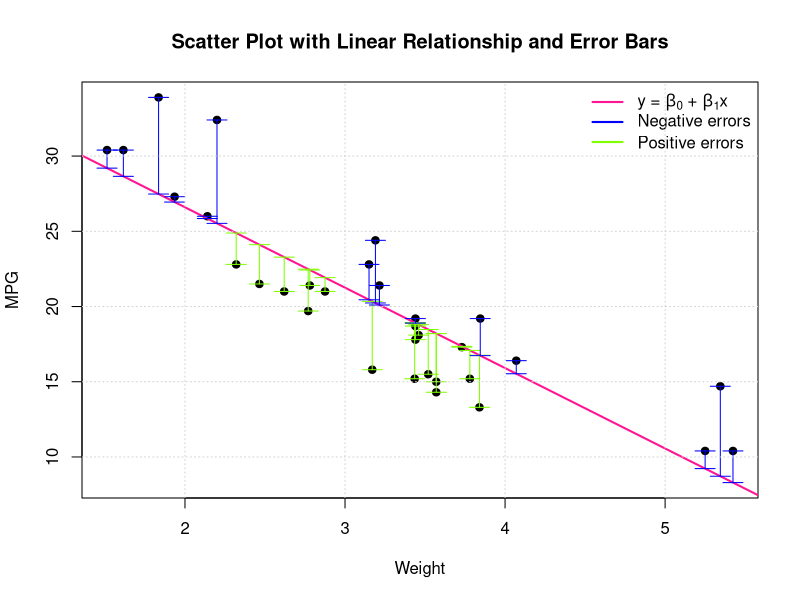

R code for this plot:
## ---- chunk 1
knitr::opts_chunk$set(echo = T, warning = F, message = F)
## ---- chunk 2

# Set seed for reproducibility
set.seed(123)

# Generate data for x
x <- mtcars$wt #seq(1, 20, by = 1)

# Generate corresponding y values with a linear relationship and added noise (error)
y <- mtcars$mpg #2 * x + rnorm(length(x), mean = 0, sd = 5)

# Calculate the fitted values from the linear regression model
model <- lm(y ~ x)
fitted_values <- model$fitted.values

# Calculate errors (residuals)
errors <- y - fitted_values

# Plot scatter plot with linear relationship and errors
plot(x, y, main = "Scatter Plot with Linear Relationship and Error Bars",
     xlab = "Weight", ylab = "MPG", pch = 19, col = "black", ylim = c(min(y, fitted_values), max(y, fitted_values)   )  )

# Add the linear regression line
abline(model, col = "deeppink", lwd = 2)

# Add vertical error bars to represent the residuals
iii = errors < 0
arrows(x[iii], fitted_values[iii], x[iii], y[iii], angle = 90, code = 3, length = 0.1, col = "chartreuse1")


# Add vertical error bars to represent the residuals
iii = errors > 0
arrows(x[iii], fitted_values[iii], x[iii], y[iii], angle = 90, code = 3, length = 0.1, col = "blue")


legend("topright", legend = c(expression(paste("y = ", beta[0], " + ", beta[1], "x")), "Negative errors", "Positive errors"),
       col = c("deeppink", "blue", "chartreuse1"), lwd = 2, pch = c(NA, NA, NA), bty = "n", lty = 1, seg.len = 2)

# Add grid for better visualization
grid()



## ---- chunk 3
# Install the kableExtra package if you haven't already
# install.packages("kableExtra")

# Load necessary libraries
library(knitr)
library(kableExtra)

# Create the data frame (using the modified numbers from the previous example)
mortgage_data <- data.frame(
  Year = c(2009:2024),
  `Interest Rate (%)` = c(10.20, 10.10, 9.90, 9.10, 8.30, 7.20, 8.20, 7.80, 7.50, 7.50, 6.80, 7.30, 8.00, 6.90, 6.40, 5.70),
  `Median Home Price` = c(185000, 184500, 176000, 174000, 173500, 174000, 173500, 170500, 175000, 178000, 188500, 204500, 232000, 260000, 310500, 331000)
)

# Create the kable table with scroll box
kable(mortgage_data, format = "html", col.names = c("Year", "30-year Mortgage Interest Rate (%)", "Median Home Price")) %>%
  kable_styling(bootstrap_options = c("striped", "hover", "condensed"), full_width = FALSE) %>%
  scroll_box(width = "100%", height = "300px")  # This adds a scrollable slider with a set height

## ---- chunk 4
# Load necessary libraries
library(knitr)
library(kableExtra)

Income <- c(35, 45, 55, 65, 75)
Expenditure <- c(5.2, 6.0, 7.1, 7.8, 8.5)
# Create a data frame with the values
data <- data.frame(
  `Income (in 1000)`= Income,
  `Food Expenditure (in 1000)` = Expenditure,
  `Income^2` = Income^2,
  `Expenditure^2` = Expenditure^2,
  `Income * Expenditure` = Income * Expenditure
)

# Calculate the sums
sum_xi <- sum(data[,1])
sum_yi <- sum(data[,2])
sum_xi_sq <- sum(data[,3])
sum_yi_sq <- sum(data[,4])
sum_xi_yi <- sum(data[,5])

# Add a row of sums to the data frame
data <- rbind(data, c(sum_xi, sum_yi, sum_xi_sq, sum_yi_sq, sum_xi_yi))


# Create the kable table
kable(data, format = "html", escape = FALSE,
      col.names = c("$x_i$", "$y_i$", "$x_i^2$", "$y_i^2$", "$x_i y_i$")) %>%
  kable_styling(bootstrap_options = "striped", full_width = F) %>%
  row_spec(nrow(data), bold = TRUE) %>%  # Bold the last row
  row_spec(nrow(data) - 1, hline_after = TRUE) %>%
  footnote(general = "The last row contains the sums for each column.") # Add a double line before the last row
## ---- chunk 5
# Load necessary libraries
library(knitr)
library(kableExtra)

Income <- c(35, 45, 55, 65, 75)
Expenditure <- c(5.2, 6.0, 7.1, 7.8, 8.5)
mod <- lm(Expenditure ~ Income)
Pred <- mod$fitted.values
Res <- mod$residuals
# Create a data frame with the values
data <- data.frame(
  `Income (in 1000)`= Income,
  `Food Expenditure (in 1000)` = Expenditure,
  `Income^2` = Income^2,
  `Expenditure^2` = Expenditure^2,
  `Income * Expenditure` = Income * Expenditure,
  Residuals = Pred,
  Errors = Res
)




# Create the kable table
kable(data, format = "html", escape = FALSE,
      col.names = c("$x_i$", "$y_i$", "$x_i^2$", "$y_i^2$", "$x_i y_i$", "$\\widehat{y}_i$", "$e_i$") ) %>%
  kable_styling(bootstrap_options = "striped", full_width = F) 
## ---- chunk 6
income_data = data.frame(
  Income = c(35, 45, 55, 65, 75),
  Expenditure = c(5.2, 6.0, 7.1, 7.8, 8.5)
)

kable(income_data)
## ---- chunk 7
income_data
## ---- chunk 8
my_model = lm(Expenditure ~ Income, data = income_data)
summary(my_model)
